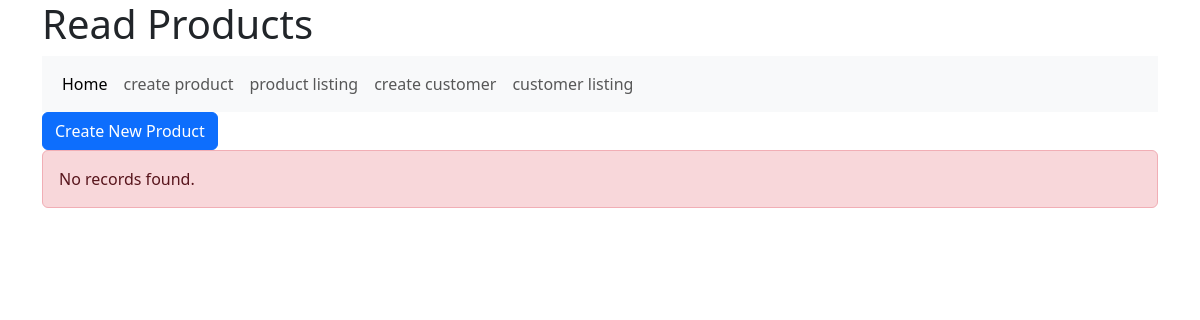
The page /product_listing.php on the database as committed earlier.
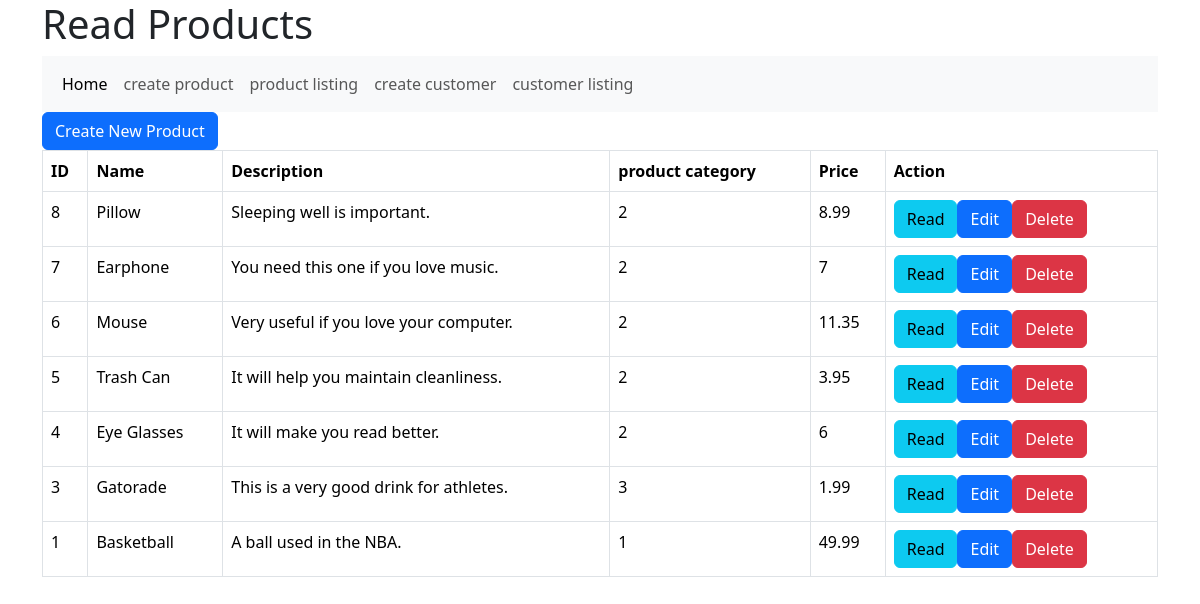
The same page on the database as committed later.
### tables this page shows
CREATE TABLE IF NOT EXISTS `products` (
  `id` int(11) NOT NULL AUTO_INCREMENT,
  `name` varchar(128) NOT NULL,
  `description` text NOT NULL,
  `product_cat` int(11) NOT NULL,
  `price` double NOT NULL,
  `promotion_price` double NOT NULL,
  `manufacture_date` date DEFAULT NULL,
  `expired_date` date DEFAULT NULL,
  PRIMARY KEY (`id`)
);

CREATE TABLE IF NOT EXISTS `product_cat` (
  `product_cat_id` int(11) NOT NULL,
  `product_cat_name` varchar(100) NOT NULL,
  `product_cat_description` text NOT NULL,
  PRIMARY KEY (`product_cat_id`)
);

### product_listing.php (the view, shortened to what this page needs)
<!DOCTYPE HTML>
<html>
<head>
    <link href="https://cdn.jsdelivr.net/npm/bootstrap@5.3.3/dist/css/bootstrap.min.css" rel="stylesheet">
</head>
<body>
    <div class="container">
        <div class="page-header">
            <h1>Read Products</h1>
        </div>
        <nav class="navbar navbar-expand-lg bg-body-tertiary">
  <div class="container-fluid">
    <div class="collapse navbar-collapse" id="navbarNavAltMarkup">
      <div class="navbar-nav">
        <a class="nav-link active" aria-current="page" href="#">Home</a>
        <a class="nav-link" href="product_create.php">create product</a>
        <a class="nav-link" href="product_listing">product listing</a>
        <a class="nav-link" href="customer_create.php">create customer</a>
        <a class="nav-link" href="customer_listing.php">customer listing</a>
      </div>
    </div>
  </div>
</nav>
        <?php
include 'config/database.php';
$query = "SELECT * FROM products INNER JOIN product_cat on products.product_cat=product_cat.product_cat_id ORDER BY id DESC";
$stmt = $con->prepare($query);
$stmt->execute();
$num = $stmt->rowCount();
echo "<a href='product_create.php' class='btn btn-primary m-b-1em'>Create New Product</a>";
if($num>0){
    echo "<table class='table table-hover table-responsive table-bordered'>";
    echo "<tr>";
        echo "<th>ID</th>";
        echo "<th>Name</th>";
        echo "<th>Description</th>";
        echo "<th>product category</th>";
        echo "<th>Price</th>";
        echo "<th>Action</th>";
    echo "</tr>";
while ($row = $stmt->fetch(PDO::FETCH_ASSOC)){
    extract($row);
    echo "<tr>";
        echo "<td>{$id}</td>";
        echo "<td>{$name}</td>";
        echo "<td>{$description}</td>";
        echo "<td>{$product_cat_id}</td>";
        echo "<td>{$price}</td>";
        echo "<td>";
            echo "<a href='product_details.php?id={$id}' class='btn btn-info m-r-1em'>Read</a>";
            echo "<a href='product_update.php?id={$id}' class='btn btn-primary m-r-1em'>Edit</a>";
            echo "<a href='#' onclick='delete_user({$id});'  class='btn btn-danger'>Delete</a>";
        echo "</td>";
    echo "</tr>";
}
echo "</table>";
}
else{
    echo "<div class='alert alert-danger'>No records found.</div>";
}
?>
    </div>
</body>
</html>

Rows that differ between the two databases and show on the page:
now on this page (row edited): products: id "8", name "Pillow", description "Sleeping well is important.", product_cat.product_cat_id "2", price "8.99"
now on this page (row edited): products: id "7", name "Earphone", description "You need this one if you love music.", product_cat.product_cat_id "2", price "7"
now on this page (row edited): products: id "6", name "Mouse", description "Very useful if you love your computer.", product_cat.product_cat_id "2", price "11.35"
now on this page (row edited): products: id "5", name "Trash Can", description "It will help you maintain cleanliness.", product_cat.product_cat_id "2", price "3.95"
now on this page (row edited): products: id "4", name "Eye Glasses", description "It will make you read better.", product_cat.product_cat_id "2", price "6"
now on this page (row edited): products: id "3", name "Gatorade", description "This is a very good drink for athletes.", product_cat.product_cat_id "3", price "1.99"
now on this page (row edited): products: id "1", name "Basketball", description "A ball used in the NBA.", product_cat.product_cat_id "1", price "49.99"
Other text that changed with them:
text no longer shown: "No records found."
text now shown: "ID Name Description product category Price Action"
